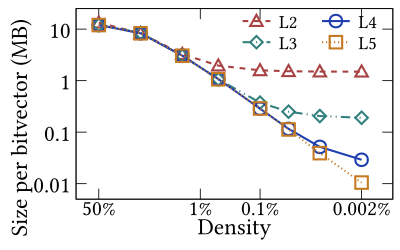

This figure's gnuplot source:
############################## hierarchy_depth_size ##########################
# Per-bitmap compressed size vs density for L2 / L3 / L4 / L5 marker depths.
# X axis: density (= 1/cardinality), log scale, dense -> sparse (left -> right).
# Y axis: per-bitmap compressed size in MB, log scale (5-decade range).
# Style follows the eva/graphs_* gnuplot template (4 x 2.5 inch PDF, Linux
# Libertine O 25pt labels).
###############################################################################
reset

set terminal pdf size 4, 2.5 font 'Linux Libertine O,25'
set output "hierarchy_depth_size.pdf"

# Density goes from 50% (c=2, dense) down to 0.05% (c=2000, sparse).
# Invert so dense is on the LEFT, sparse on the RIGHT (matches motivation_eva).
set logscale x 10
set xrange [120:0.0006]
set xtics ("50%%" 50, "1%%" 1, "0.1%%" 0.1, "0.002%%" 0.002) font ',23' offset 0,0.7,0

set logscale y 10
set yrange [0.005:25]
set ytics ("0.01" 0.01, "0.1" 0.1, "1" 1, "10" 10) font ',25' offset 0.5,0

set mytics 10

set xlabel "Density" offset 0,1.5 font ',25'
set ylabel "Size per bitvector (MB)" offset 1.6,-0.9 font ',25'

set key font ',20' reverse Left right top at graph 1.00, 0.99 maxrows 2 width 2 samplen 2.0 spacing 1.0

set lmargin 7.0
set rmargin 0.6
set tmargin 0.3
set bmargin 1.9

set border lw 1.2

plot \
    "hierarchy_depth_size.dat" every 2 using 1:3 title "L2" lc rgb "#A84141" lw 3 ps 1.5 pt 8  dt "-"   with linespoints, \
    "" every 2 using 1:4 title "L3" lc rgb "#33807F" lw 3 ps 1.5 pt 12 dt 5     with linespoints, \
    "" every 2 using 1:5 title "L4" lc rgb "#1F3FB0" lw 3 ps 1.5 pt 6           with linespoints, \
    "" every 2 using 1:6 title "L5" lc rgb "#C57A21" lw 3 ps 1.5 pt 4  dt "."   with linespoints
